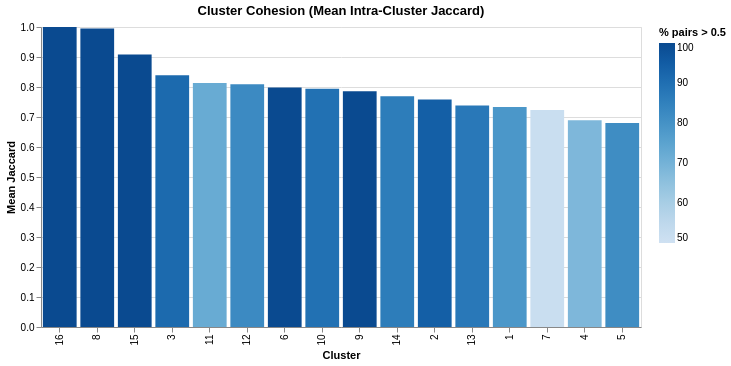

Notebook code cell kept with this figure:
### Code cell
using VegaLite

# Overview: cluster strength bar chart
@vlplot(
    data=strength_df,
    width=600, height=300,
    title="Cluster Cohesion (Mean Intra-Cluster Jaccard)",
    mark={type=:bar},
    x={field=:cluster_id, type=:ordinal, title="Cluster", sort="-y"},
    y={field=:mean_jaccard, type=:quantitative, title="Mean Jaccard"},
    color={field=:pct_above_50, type=:quantitative, title="% pairs > 0.5",
           scale={scheme=:blues, domain=[50, 100]}}
)

### Figure 1 — Vega specification as saved in the notebook (floating-point values rounded to 4 significant figures)
{"$schema": "https://vega.github.io/schema/vega/v5.json", "axes": [{"aria": false, "domain": false, "grid": true, "gridScale": "x", "labels": false, "maxExtent": 0, "minExtent": 0, "orient": "left", "scale": "y", "tickCount": {"signal": "ceil(height/40)"}, "ticks": false, "zindex": 0}, {"grid": false, "labelAlign": "right", "labelAngle": 270, "labelBaseline": "middle", "orient": "bottom", "scale": "x", "title": "Cluster", "zindex": 0}, {"grid": false, "labelOverlap": true, "orient": "left", "scale": "y", "tickCount": {"signal": "ceil(height/40)"}, "title": "Mean Jaccard", "zindex": 0}], "background": "white", "data": [{"name": "source_0", "values": [{"cluster_id": 16, "max_jaccard": 1, "mean_jaccard": 1, "median_jaccard": 1, "min_jaccard": 1, "n_slugs": 17, "pct_above_50": 100}, {"cluster_id": 8, "max_jaccard": 1, "mean_jaccard": 0.995, "median_jaccard": 1, "min_jaccard": 0.985, "n_slugs": 10, "pct_above_50": 100}, {"cluster_id": 15, "max_jaccard": 1, "mean_jaccard": 0.908, "median_jaccard": 0.929, "min_jaccard": 0.7, "n_slugs": 33, "pct_above_50": 100}, {"cluster_id": 3, "max_jaccard": 1, "mean_jaccard": 0.839, "median_jaccard": 0.767, "min_jaccard": 0.417, "n_slugs": 23, "pct_above_50": 91.3}, {"cluster_id": 11, "max_jaccard": 1, "mean_jaccard": 0.813, "median_jaccard": 1, "min_jaccard": 0.262, "n_slugs": 27, "pct_above_50": 72.4}, {"cluster_id": 12, "max_jaccard": 1, "mean_jaccard": 0.809, "median_jaccard": 1, "min_jaccard": 0.347, "n_slugs": 22, "pct_above_50": 82.3}, {"cluster_id": 6, "max_jaccard": 1, "mean_jaccard": 0.798, "median_jaccard": 0.786, "min_jaccard": 0.639, "n_slugs": 14, "pct_above_50": 100}, {"cluster_id": 10, "max_jaccard": 1, "mean_jaccard": 0.794, "median_jaccard": 0.902, "min_jaccard": 0.26, "n_slugs": 24, "pct_above_50": 89.5}, {"cluster_id": 9, "max_jaccard": 1, "mean_jaccard": 0.786, "median_jaccard": 0.759, "min_jaccard": 0.617, "n_slugs": 26, "pct_above_50": 100}, {"cluster_id": 14, "max_jaccard": 1, "mean_jaccard": 0.769, "median_jaccard": 0.773, "min_jaccard": 0.28, "n_slugs": 30, "pct_above_50": 86.2}, {"cluster_id": 2, "max_jaccard": 1, "mean_jaccard": 0.758, "median_jaccard": 0.771, "min_jaccard": 0.265, "n_slugs": 151, "pct_above_50": 94.2}, {"cluster_id": 13, "max_jaccard": 1, "mean_jaccard": 0.738, "median_jaccard": 0.648, "min_jaccard": 0.264, "n_slugs": 16, "pct_above_50": 87.5}, {"cluster_id": 1, "max_jaccard": 1, "mean_jaccard": 0.733, "median_jaccard": 0.766, "min_jaccard": 0.111, "n_slugs": 72, "pct_above_50": 78.6}, {"cluster_id": 7, "max_jaccard": 1, "mean_jaccard": 0.723, "median_jaccard": 1, "min_jaccard": 0.268, "n_slugs": 41, "pct_above_50": 51.8}, {"cluster_id": 4, "max_jaccard": 1, "mean_jaccard": 0.689, "median_jaccard": 0.628, "min_jaccard": 0.111, "n_slugs": 72, "pct_above_50": 68.2}, {"cluster_id": 5, "max_jaccard": 1, "mean_jaccard": 0.68, "median_jaccard": 0.68, "min_jaccard": 0.223, "n_slugs": 50, "pct_above_50": 81.6}]}, {"name": "data_0", "source": "source_0", "transform": [{"as": ["mean_jaccard_start", "mean_jaccard_end"], "field": "mean_jaccard", "groupby": ["cluster_id"], "offset": "zero", "sort": {"field": ["pct_above_50"], "order": ["descending"]}, "type": "stack"}, {"expr": "isValid(datum[\"mean_jaccard\"]) && isFinite(+datum[\"mean_jaccard\"]) && isValid(datum[\"pct_above_50\"]) && isFinite(+datum[\"pct_above_50\"])", "type": "filter"}]}], "height": 300, "legends": [{"fill": "color", "gradientLength": {"signal": "clamp(height, 64, 200)"}, "title": "% pairs > 0.5"}], "marks": [{"encode": {"update": {"ariaRoleDescription": {"value": "bar"}, "description": {"signal": "\"Cluster: \" + (isValid(datum[\"cluster_id\"]) ? datum[\"cluster_id\"] : \"\"+datum[\"cluster_id\"]) + \"; Mean Jaccard: \" + (format(datum[\"mean_jaccard\"], \"\")) + \"; % pairs > 0.5: \" + (format(datum[\"pct_above_50\"], \"\"))"}, "fill": {"field": "pct_above_50", "scale": "color"}, "width": {"signal": "max(0.25, bandwidth('x'))"}, "x": {"field": "cluster_id", "scale": "x"}, "y": {"field": "mean_jaccard_end", "scale": "y"}, "y2": {"field": "mean_jaccard_start", "scale": "y"}}}, "from": {"data": "data_0"}, "name": "marks", "style": ["bar"], "type": "rect"}], "padding": 5, "scales": [{"domain": {"data": "source_0", "field": "cluster_id", "sort": {"field": "mean_jaccard", "op": "sum", "order": "descending"}}, "name": "x", "paddingInner": 0.1, "paddingOuter": 0.05, "range": [0, {"signal": "width"}], "type": "band"}, {"domain": {"data": "data_0", "fields": ["mean_jaccard_start", "mean_jaccard_end"]}, "name": "y", "nice": true, "range": [{"signal": "height"}, 0], "type": "linear", "zero": true}, {"domain": [50, 100], "interpolate": "hcl", "name": "color", "range": {"scheme": "blues"}, "type": "linear", "zero": false}], "style": "cell", "title": {"frame": "group", "text": "Cluster Cohesion (Mean Intra-Cluster Jaccard)"}, "width": 600}
